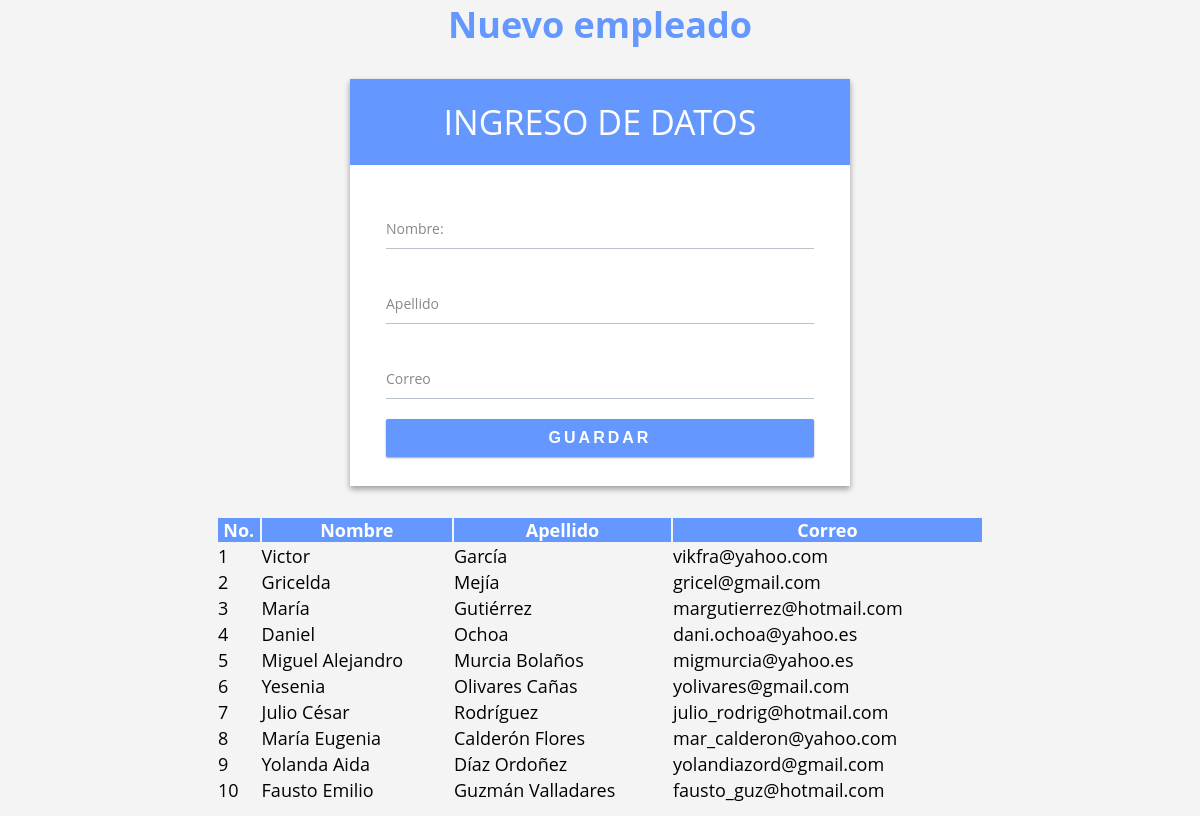
Screenshot of /ejemplo7/registroempleado.php with the database file from the repository.
### tables this page shows
CREATE TABLE IF NOT EXISTS `empleados` (
  `id` int(11) NOT NULL AUTO_INCREMENT,
  `nombre` varchar(255) NOT NULL,
  `apellido` varchar(255) NOT NULL,
  `correo` varchar(50) NOT NULL,
  PRIMARY KEY (`id`)
);

### ejemplo7/consulta.php (the view)
<?php
    include_once("class/database.class.php");
    $sql = "SELECT nombre, apellido, correo FROM empleados";
    $res = $con->query($sql);
?>
<table id="datos">
    <thead>
        <tr>
            <th>No.</th>
            <th>Nombre</th>
            <th>Apellido</th>
            <th>Correo</th>
        </tr>
    </thead>
    <tbody>
        <?php
            $i = 0;
            while($row = $res->fetch_object()){
                echo "\t<tr>\n";
                echo "\t\t<td>" . ($i+1) . "</td>\n";
                echo "\t\t<td>" . $row->nombre . "</td>\n";
                echo "\t\t<td>" . $row->apellido . "</td>\n";
                echo "\t\t<td>" . $row->correo . "</td>\n";
                echo "\t</tr>\n";
                $i++;
            }
        ?>
    </tbody>
</table>

### ejemplo7/css/styles.css (style rules this page uses)
body { font: 18px "Myriad Pro"; }
#datos { margin: 12px auto; width: 64%; }
#datos th { background-color: #6498fe; color: #fff; font-weight: bold; }

### ejemplo7/css/material-style.css (style rules this page uses)
* { margin: 0; padding: 0; -webkit-box-sizing:border-box; -moz-box-sizing:border-box; box-sizing:border-box; }
body { background:#f4f4f4 ; font-family: 'open sans', sans-serif; }

### rows the page displays
empleados: nombre "Victor", apellido "García", correo "vikfra@yahoo.com"
empleados: nombre "Gricelda", apellido "Mejía", correo "gricel@gmail.com"
empleados: nombre "María", apellido "Gutiérrez", correo "margutierrez@hotmail.com"
empleados: nombre "Daniel", apellido "Ochoa", correo "dani.ochoa@yahoo.es"
empleados: nombre "Miguel Alejandro", apellido "Murcia Bolaños", correo "migmurcia@yahoo.es"
empleados: nombre "Yesenia", apellido "Olivares Cañas", correo "yolivares@gmail.com"
empleados: nombre "Julio César", apellido "Rodríguez", correo "julio_rodrig@hotmail.com"
empleados: nombre "María Eugenia", apellido "Calderón Flores", correo "mar_calderon@yahoo.com"
empleados: nombre "Yolanda Aida", apellido "Díaz Ordoñez", correo "yolandiazord@gmail.com"
empleados: nombre "Fausto Emilio", apellido "Guzmán Valladares", correo "fausto_guz@hotmail.com"
